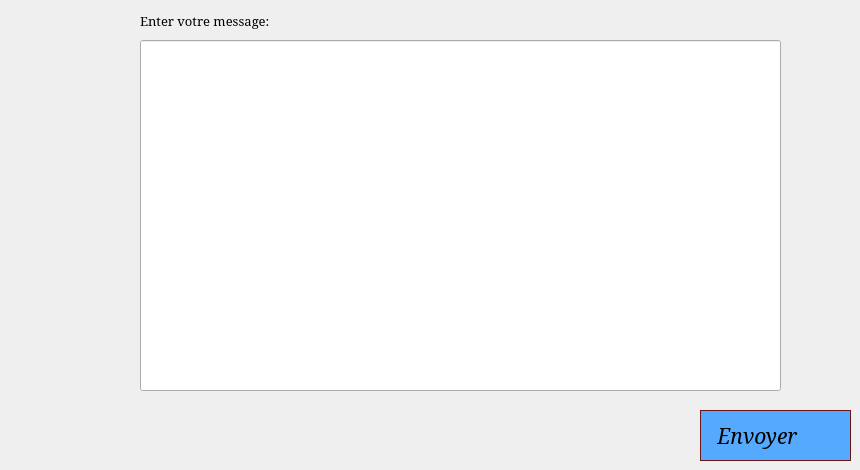
    <widget class="QWidget" name="tab_2">
     <attribute name="title">
      <string>Message</string>
     </attribute>
     <widget class="QLineEdit" name="msg">
      <property name="geometry">
       <rect>
        <x>140</x>
        <y>40</y>
        <width>641</width>
        <height>351</height>
       </rect>
      </property>
      <property name="styleSheet">
       <string notr="true"/>
      </property>
     </widget>
     <widget class="QPushButton" name="message">
      <property name="geometry">
       <rect>
        <x>700</x>
        <y>410</y>
        <width>151</width>
        <height>51</height>
       </rect>
      </property>
      <property name="font">
       <font>
        <family>Elephant</family>
        <pointsize>16</pointsize>
        <weight>50</weight>
        <italic>true</italic>
        <bold>false</bold>
       </font>
      </property>
      <property name="styleSheet">
       <string notr="true">QPushButton {
	
	background-color: rgb(85, 170, 255);
	
border: none;

	font: italic 16pt &quot;Elephant&quot;;
text-align: left;
border: 1px solid #6a1616;
}
QPushButton:hover {
	color: rgb(255, 255, 255);

	background-color: rgb(18, 15, 127);
border: none;
text-align: left;
}
</string>
      </property>
      <property name="text">
       <string>   Envoyer</string>
      </property>
     </widget>
     <widget class="QLabel" name="label_8">
      <property name="geometry">
       <rect>
        <x>140</x>
        <y>-20</y>
        <width>371</width>
        <height>81</height>
       </rect>
      </property>
      <property name="font">
       <font>
        <family>Elephant</family>
        <pointsize>10</pointsize>
        <weight>50</weight>
        <bold>false</bold>
       </font>
      </property>
      <property name="text">
       <string>Enter votre message:</string>
      </property>
     </widget>
    </widget>
